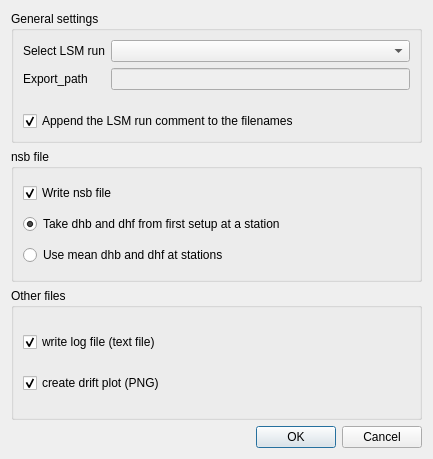
<?xml version="1.0" encoding="UTF-8"?>
<ui version="4.0">
 <class>Dialog_export_results</class>
 <widget class="QDialog" name="Dialog_export_results">
  <property name="geometry">
   <rect>
    <x>0</x>
    <y>0</y>
    <width>433</width>
    <height>459</height>
   </rect>
  </property>
  <property name="windowTitle">
   <string>Export results</string>
  </property>
  <layout class="QVBoxLayout" name="verticalLayout_4">
   <item>
    <widget class="QGroupBox" name="groupBox_general_settings">
     <property name="title">
      <string>General settings</string>
     </property>
     <layout class="QVBoxLayout" name="verticalLayout_3">
      <item>
       <layout class="QFormLayout" name="formLayout">
        <item row="0" column="0">
         <widget class="QLabel" name="label_select_lsm_run">
          <property name="text">
           <string>Select LSM run</string>
          </property>
         </widget>
        </item>
        <item row="0" column="1">
         <widget class="QComboBox" name="comboBox_select_lsm_run">
          <property name="toolTip">
           <string>Select one LSM run for data export.</string>
          </property>
         </widget>
        </item>
        <item row="1" column="0">
         <widget class="QLabel" name="label_export_path">
          <property name="text">
           <string>Export_path</string>
          </property>
         </widget>
        </item>
        <item row="1" column="1">
         <widget class="QLineEdit" name="lineEdit_export_path">
          <property name="enabled">
           <bool>false</bool>
          </property>
          <property name="toolTip">
           <string>Default: General campaign path.</string>
          </property>
          <property name="text">
           <string/>
          </property>
         </widget>
        </item>
       </layout>
      </item>
      <item>
       <widget class="QCheckBox" name="checkBox_add_lsm_comment_to_filename">
        <property name="toolTip">
         <string>Append the LSM run comment to the name of the output file(s), e.g. &lt;campaign name&gt;_&lt;lsm run comment&gt;.nsb</string>
        </property>
        <property name="text">
         <string>Append the LSM run comment to the filenames</string>
        </property>
        <property name="checked">
         <bool>true</bool>
        </property>
       </widget>
      </item>
     </layout>
    </widget>
   </item>
   <item>
    <widget class="QGroupBox" name="groupBox_nsb_file">
     <property name="title">
      <string>nsb file</string>
     </property>
     <layout class="QVBoxLayout" name="verticalLayout">
      <item>
       <widget class="QCheckBox" name="checkBox_write_nsb_file">
        <property name="text">
         <string>Write nsb file</string>
        </property>
        <property name="checked">
         <bool>true</bool>
        </property>
       </widget>
      </item>
      <item>
       <widget class="QRadioButton" name="radioButton_first_dhb_dhf">
        <property name="toolTip">
         <string>Take vertical offsets between instrument top and ground (dhb) and instrument top and reference point (dhf) at a station from the first setup at this station.</string>
        </property>
        <property name="text">
         <string>Take dhb and dhf from first setup at a station</string>
        </property>
        <property name="checked">
         <bool>true</bool>
        </property>
        <attribute name="buttonGroup">
         <string notr="true">buttonGroup_dhb_dhf</string>
        </attribute>
       </widget>
      </item>
      <item>
       <widget class="QRadioButton" name="radioButton_mean_dhb_dhf">
        <property name="toolTip">
         <string>Calculate mean values of the vertical offsets between instrument top and ground (dhb) and instrument top and reference point (dhf) from all setups at a station. Write these mean values to the nsb file.</string>
        </property>
        <property name="text">
         <string>Use mean dhb and dhf at stations</string>
        </property>
        <attribute name="buttonGroup">
         <string notr="true">buttonGroup_dhb_dhf</string>
        </attribute>
       </widget>
      </item>
     </layout>
    </widget>
   </item>
   <item>
    <widget class="QGroupBox" name="groupBox_other_files">
     <property name="title">
      <string>Other files</string>
     </property>
     <layout class="QVBoxLayout" name="verticalLayout_2">
      <item>
       <widget class="QCheckBox" name="checkBox_write_log_file">
        <property name="text">
         <string>write log file (text file)</string>
        </property>
        <property name="checked">
         <bool>true</bool>
        </property>
       </widget>
      </item>
      <item>
       <widget class="QCheckBox" name="checkBox_save_drift_plot_png">
        <property name="enabled">
         <bool>true</bool>
        </property>
        <property name="text">
         <string>create drift plot (PNG)</string>
        </property>
        <property name="checked">
         <bool>true</bool>
        </property>
       </widget>
      </item>
     </layout>
    </widget>
   </item>
   <item>
    <widget class="QDialogButtonBox" name="buttonBox">
     <property name="orientation">
      <enum>Qt::Horizontal</enum>
     </property>
     <property name="standardButtons">
      <set>QDialogButtonBox::Cancel|QDialogButtonBox::Ok</set>
     </property>
    </widget>
   </item>
  </layout>
 </widget>
 <resources/>
 <connections>
  <connection>
   <sender>buttonBox</sender>
   <signal>accepted()</signal>
   <receiver>Dialog_export_results</receiver>
   <slot>accept()</slot>
   <hints>
    <hint type="sourcelabel">
     <x>248</x>
     <y>254</y>
    </hint>
    <hint type="destinationlabel">
     <x>157</x>
     <y>274</y>
    </hint>
   </hints>
  </connection>
  <connection>
   <sender>buttonBox</sender>
   <signal>rejected()</signal>
   <receiver>Dialog_export_results</receiver>
   <slot>reject()</slot>
   <hints>
    <hint type="sourcelabel">
     <x>316</x>
     <y>260</y>
    </hint>
    <hint type="destinationlabel">
     <x>286</x>
     <y>274</y>
    </hint>
   </hints>
  </connection>
 </connections>
 <buttongroups>
  <buttongroup name="buttonGroup_dhb_dhf"/>
 </buttongroups>
</ui>
